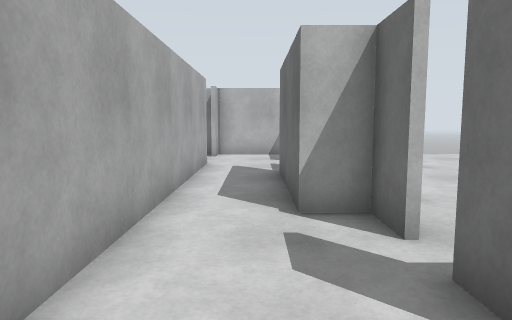
view 1 (above)

16 first-person views from a walk through a Gazebo world. The camera is 1.2 m above the floor, tilts 6° down and sees 70° across. Floor lines are 1 m apart. The floor is counted in squares, 1 m on a side. Each view is taken from the middle of a square. On the plan, view 1 faces up. The plan holds only what a view shows up to about 14 squares ahead; the rest is blank. Robots are left out. Gazebo's built-in surfaces are drawn with simple patterns. Simple shapes stand in for some stock models.

view 2
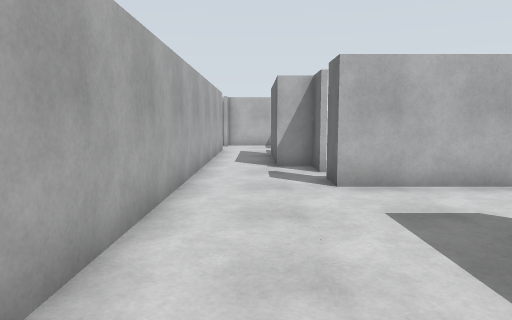

view 3
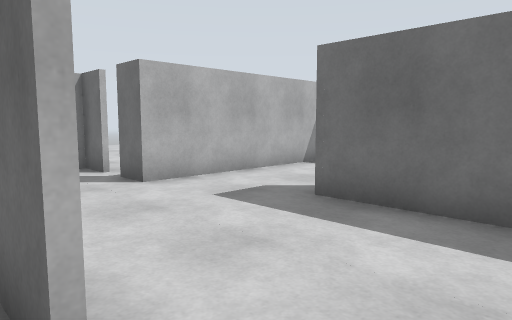

view 4
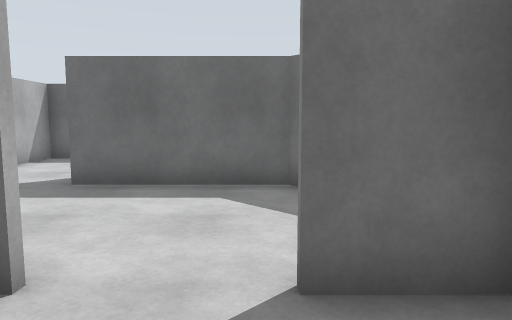

view 5
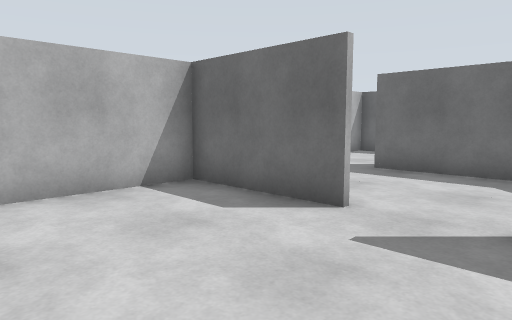

view 6
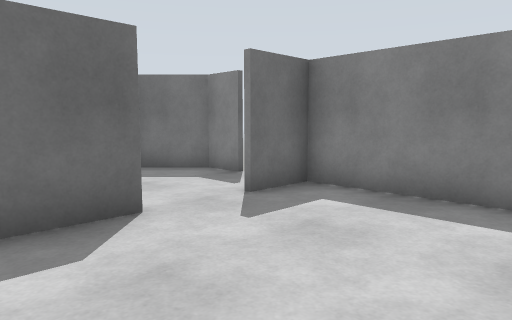

view 7
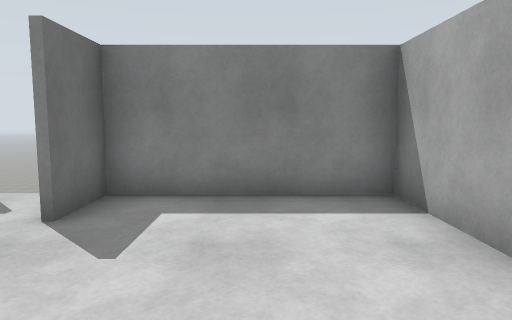

view 8
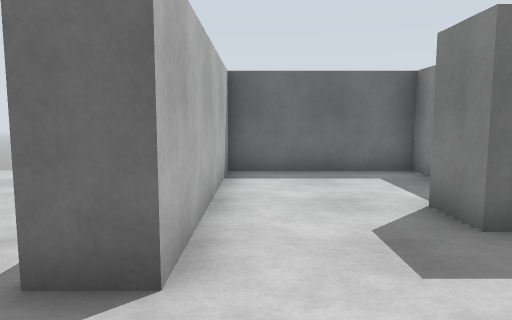

view 9
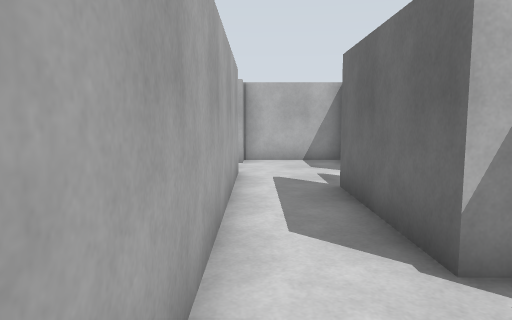

view 10
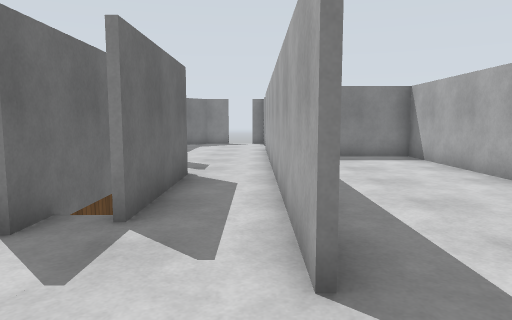

view 11
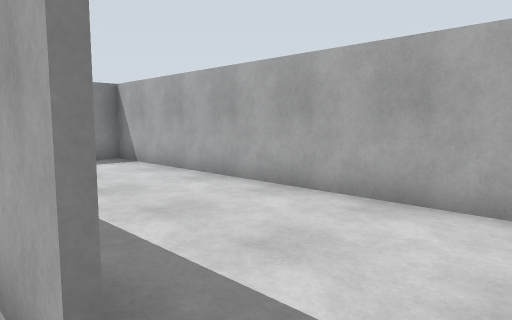

view 12
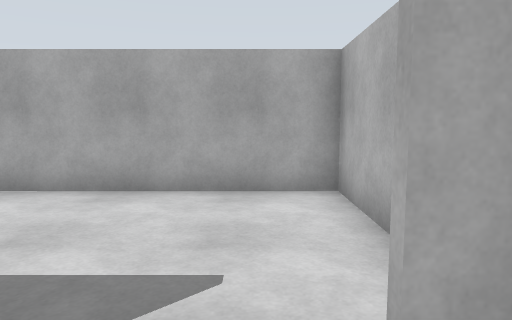

view 13
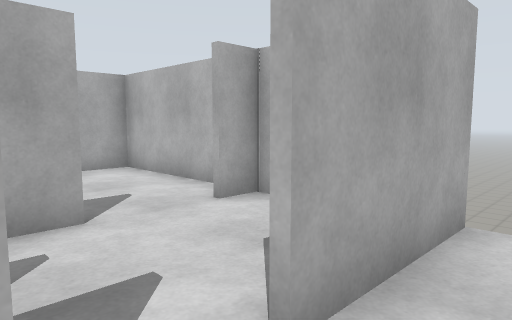

view 14
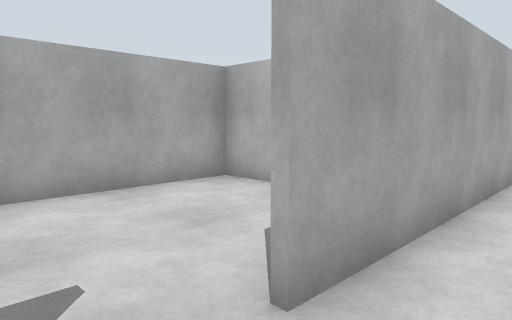

view 15
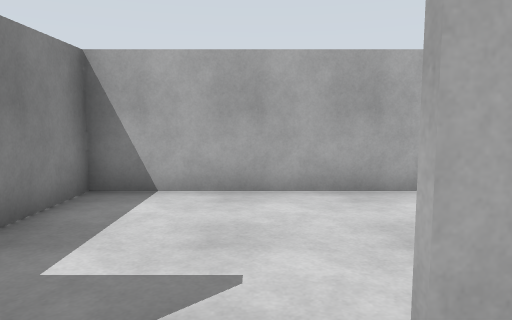

view 16
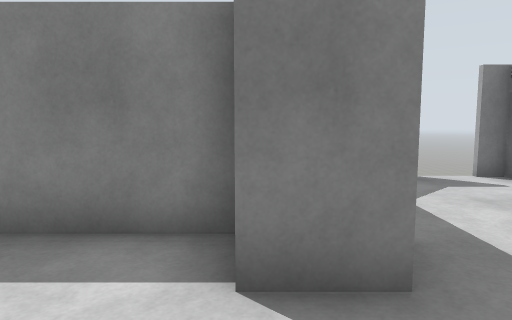

### Floor plan
Ten units are one square. View 1 is at (0, 0); x grows to the right and y downward. Boxes are objects, and circles mark ways between rooms. Rooms are numbered by the first view taken in them; rooms with no view inside come last. Other rooms are left out.
<svg viewBox="-69 -140 152 215">
<path fill="none" stroke="#000" d="M15 -35 15 -47 6 -47 6 -88M15 -64 15 -93M41 28 78 28 78 -17 15 -17 15 -28M5 69 16 69 29 56 29 15 42 15M-14 -106 -14 34M17 -134 -14 -134 -14 -125M-63 0 -63 69 -8 69M-16 34 -16 -3 -64 -3M-16 70 -16 52M18 -135 18 -104M-16 -134 -62 -134 -63 0M-64 -5 -39 -5"/>
<circle cx="-20" cy="45" r="3" fill="#2a7"/>
<circle cx="20" cy="-30" r="3" fill="#2a7"/>
<circle cx="-20" cy="-115" r="3" fill="#2a7"/>
<text x="10" y="-20">1</text>
<text x="-50" y="30">2</text>
<text x="50" y="-90">3</text>
<text x="-40" y="-70">4</text>
</svg>
Room 1 opens to room 2. Room 1 opens to room 3. Room 1 opens to room 4.

Where each view was taken, in squares from view 1:
view 1: 0 up, 0 right, facing up
view 2: 5 down, 0 right, facing up
view 3: 5 down, 2 left, facing up-right
view 4: 5 down, 4 left, facing right
view 5: 6 down, 6 left, facing up-right
view 6: 1 down, 6 left, facing down-right
view 7: 1 down, 4 left, facing down
view 8: 1 up, 1 left, facing right
view 9: 2 up, 1 left, facing up
view 10: 13 up, 1 left, facing down
view 11: 12 up, 1 left, facing down-left
view 12: 12 up, 0 right, facing left
view 13: 9 up, 3 right, facing up-left
view 14: 5 down, 0 right, facing up-left
view 15: 4 down, 0 right, facing left
view 16: 1 up, 4 right, facing down
